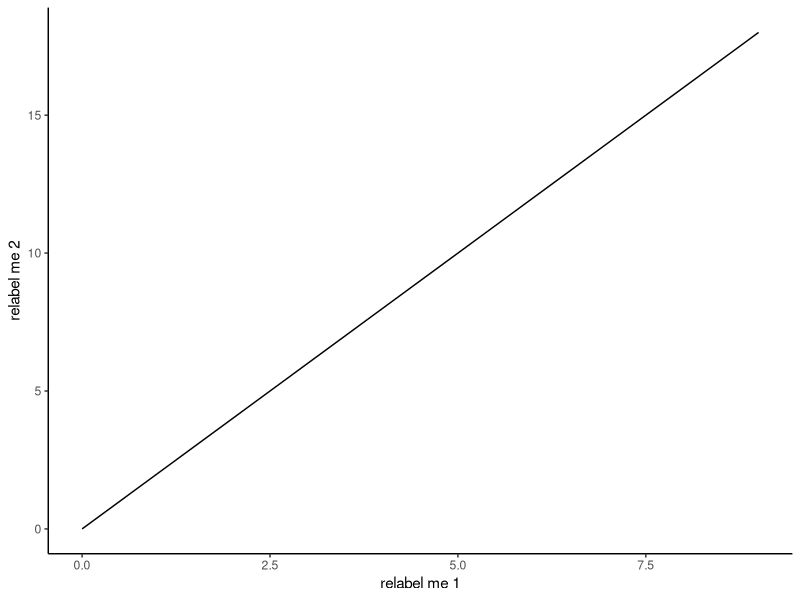

The R script that drew this image:
## ---- chunk 1
#| echo: true
#| 
library(ggplot2)
library(tibble)

hello_world_plot <- function(n_steps = 10, start_t = 0, dt = 1) {

    # Local function that is only available in hello_world_plot.
    y <- function(t, a = 2) {
        a * t 
    }

    # Create time step sequence given parameters passed to this function.
    t <- seq(from=start_t, by=dt, length.out=n_steps)

    # Create fake data table (i.e., a "tibble" from the tibble library).
    fake_data <- tibble(y = y(t), t = t)

    # Plot the fake data.
    ggplot(fake_data, aes(x=t, y=y)) + 
        geom_line() + 
        xlab("relabel me 1") + 
        ylab("relabel me 2") + 
        theme_classic()
}
## ---- chunk 2
hello_world_plot()
